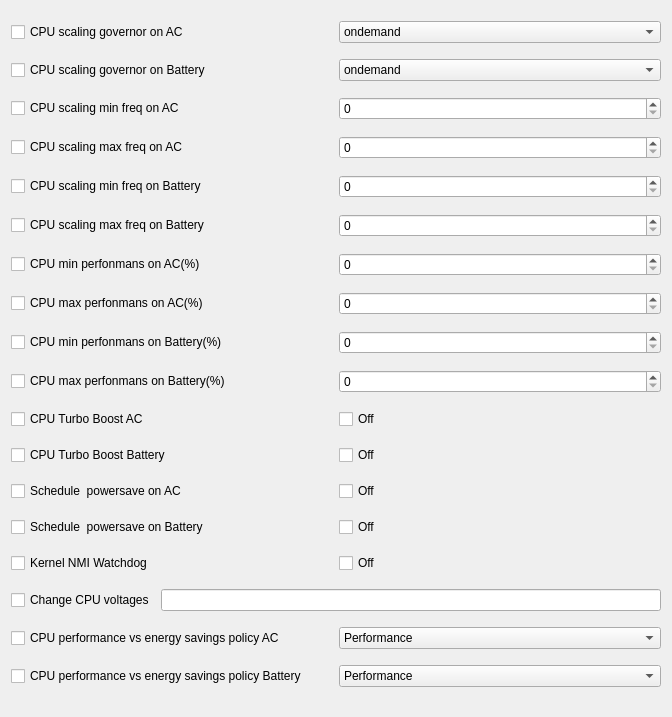
          <widget class="QWidget" name="scrollAreaWidgetContents">
           <property name="geometry">
            <rect>
             <x>0</x>
             <y>0</y>
             <width>672</width>
             <height>717</height>
            </rect>
           </property>
           <layout class="QVBoxLayout" name="verticalLayout_5">
            <item>
             <layout class="QHBoxLayout" name="horizontalLayout_2">
              <item>
               <widget class="QCheckBox" name="checkBox">
                <property name="text">
                 <string>CPU scaling governor on AC</string>
                </property>
               </widget>
              </item>
              <item>
               <widget class="QComboBox" name="comboBox">
                <item>
                 <property name="text">
                  <string>ondemand</string>
                 </property>
                </item>
               </widget>
              </item>
             </layout>
            </item>
            <item>
             <layout class="QHBoxLayout" name="horizontalLayout_3">
              <item>
               <widget class="QCheckBox" name="checkBox_2">
                <property name="text">
                 <string>CPU scaling governor on Battery</string>
                </property>
               </widget>
              </item>
              <item>
               <widget class="QComboBox" name="comboBox_2">
                <item>
                 <property name="text">
                  <string>ondemand</string>
                 </property>
                </item>
               </widget>
              </item>
             </layout>
            </item>
            <item>
             <layout class="QHBoxLayout" name="horizontalLayout_4">
              <item>
               <widget class="QCheckBox" name="checkBox_3">
                <property name="text">
                 <string>CPU scaling min freq on AC</string>
                </property>
                <property name="tristate">
                 <bool>false</bool>
                </property>
               </widget>
              </item>
              <item>
               <widget class="QSpinBox" name="spinBox"/>
              </item>
             </layout>
            </item>
            <item>
             <layout class="QHBoxLayout" name="horizontalLayout_5">
              <item>
               <widget class="QCheckBox" name="checkBox_4">
                <property name="text">
                 <string>CPU scaling max freq on AC</string>
                </property>
               </widget>
              </item>
              <item>
               <widget class="QSpinBox" name="spinBox_2"/>
              </item>
             </layout>
            </item>
            <item>
             <layout class="QHBoxLayout" name="horizontalLayout_6">
              <item>
               <widget class="QCheckBox" name="checkBox_5">
                <property name="text">
                 <string>CPU scaling min freq on Battery</string>
                </property>
               </widget>
              </item>
              <item>
               <widget class="QSpinBox" name="spinBox_3"/>
              </item>
             </layout>
            </item>
            <item>
             <layout class="QHBoxLayout" name="horizontalLayout_7">
              <item>
               <widget class="QCheckBox" name="checkBox_6">
                <property name="text">
                 <string>CPU scaling max freq on Battery</string>
                </property>
               </widget>
              </item>
              <item>
               <widget class="QSpinBox" name="spinBox_4"/>
              </item>
             </layout>
            </item>
            <item>
             <layout class="QHBoxLayout" name="horizontalLayout_8">
              <item>
               <widget class="QCheckBox" name="checkBox_7">
                <property name="text">
                 <string>CPU min perfonmans on AC(%)</string>
                </property>
               </widget>
              </item>
              <item>
               <widget class="QSpinBox" name="spinBox_5"/>
              </item>
             </layout>
            </item>
            <item>
             <layout class="QHBoxLayout" name="horizontalLayout_9">
              <item>
               <widget class="QCheckBox" name="checkBox_8">
                <property name="text">
                 <string>CPU max perfonmans on AC(%)</string>
                </property>
               </widget>
              </item>
              <item>
               <widget class="QSpinBox" name="spinBox_6"/>
              </item>
             </layout>
            </item>
            <item>
             <layout class="QHBoxLayout" name="horizontalLayout_53">
              <item>
               <widget class="QCheckBox" name="checkBox_77">
                <property name="text">
                 <string>CPU min perfonmans on Battery(%)</string>
                </property>
               </widget>
              </item>
              <item>
               <widget class="QSpinBox" name="spinBox_8"/>
              </item>
             </layout>
            </item>
            <item>
             <layout class="QHBoxLayout" name="horizontalLayout_10">
              <item>
               <widget class="QCheckBox" name="checkBox_9">
                <property name="text">
                 <string>CPU max perfonmans on Battery(%)</string>
                </property>
               </widget>
              </item>
              <item>
               <widget class="QSpinBox" name="spinBox_7"/>
              </item>
             </layout>
            </item>
            <item>
             <layout class="QHBoxLayout" name="horizontalLayout_11">
              <item>
               <widget class="QCheckBox" name="checkBox_10">
                <property name="text">
                 <string>CPU Turbo Boost AC</string>
                </property>
               </widget>
              </item>
              <item>
               <widget class="QCheckBox" name="checkBox">
                <property name="text">
                 <string>Off</string>
                </property>
               </widget>
              </item>
             </layout>
            </item>
            <item>
             <layout class="QHBoxLayout" name="horizontalLayout_12">
              <item>
               <widget class="QCheckBox" name="checkBox_11">
                <property name="text">
                 <string>CPU Turbo Boost Battery</string>
                </property>
               </widget>
              </item>
              <item>
               <widget class="QCheckBox" name="checkBox_18">
                <property name="text">
                 <string>Off</string>
                </property>
               </widget>
              </item>
             </layout>
            </item>
            <item>
             <layout class="QHBoxLayout" name="horizontalLayout_13">
              <item>
               <widget class="QCheckBox" name="checkBox_12">
                <property name="text">
                 <string>Schedule  powersave on AC</string>
                </property>
               </widget>
              </item>
              <item>
               <widget class="QCheckBox" name="checkBox_19">
                <property name="text">
                 <string>Off</string>
                </property>
               </widget>
              </item>
             </layout>
            </item>
            <item>
             <layout class="QHBoxLayout" name="horizontalLayout_14">
              <item>
               <widget class="QCheckBox" name="checkBox_13">
                <property name="text">
                 <string>Schedule  powersave on Battery</string>
                </property>
               </widget>
              </item>
              <item>
               <widget class="QCheckBox" name="checkBox_20">
                <property name="text">
                 <string>Off</string>
                </property>
               </widget>
              </item>
             </layout>
            </item>
            <item>
             <layout class="QHBoxLayout" name="horizontalLayout_15">
              <item>
               <widget class="QCheckBox" name="checkBox_14">
                <property name="text">
                 <string>Kernel NMI Watchdog</string>
                </property>
               </widget>
              </item>
              <item>
               <widget class="QCheckBox" name="checkBox_21">
                <property name="text">
                 <string>Off</string>
                </property>
               </widget>
              </item>
             </layout>
            </item>
            <item>
             <layout class="QHBoxLayout" name="horizontalLayout_16">
              <item>
               <widget class="QCheckBox" name="checkBox_15">
                <property name="text">
                 <string>Change CPU voltages</string>
                </property>
               </widget>
              </item>
              <item>
               <widget class="QLineEdit" name="lineEdit"/>
              </item>
             </layout>
            </item>
            <item>
             <layout class="QHBoxLayout" name="horizontalLayout_17">
              <item>
               <widget class="QCheckBox" name="checkBox_16">
                <property name="text">
                 <string>CPU performance vs energy savings policy AC</string>
                </property>
               </widget>
              </item>
              <item>
               <widget class="QComboBox" name="comboBox_3">
                <item>
                 <property name="text">
                  <string>Performance</string>
                 </property>
                </item>
                <item>
                 <property name="text">
                  <string>Normal</string>
                 </property>
                </item>
                <item>
                 <property name="text">
                  <string>Powersave</string>
                 </property>
                </item>
               </widget>
              </item>
             </layout>
            </item>
            <item>
             <layout class="QHBoxLayout" name="horizontalLayout_18">
              <item>
               <widget class="QCheckBox" name="checkBox_17">
                <property name="text">
                 <string>CPU performance vs energy savings policy Battery</string>
                </property>
               </widget>
              </item>
              <item>
               <widget class="QComboBox" name="comboBox_4">
                <item>
                 <property name="text">
                  <string>Performance</string>
                 </property>
                </item>
                <item>
                 <property name="text">
                  <string>Normal</string>
                 </property>
                </item>
                <item>
                 <property name="text">
                  <string>Powersave</string>
                 </property>
                </item>
               </widget>
              </item>
             </layout>
            </item>
           </layout>
          </widget>
